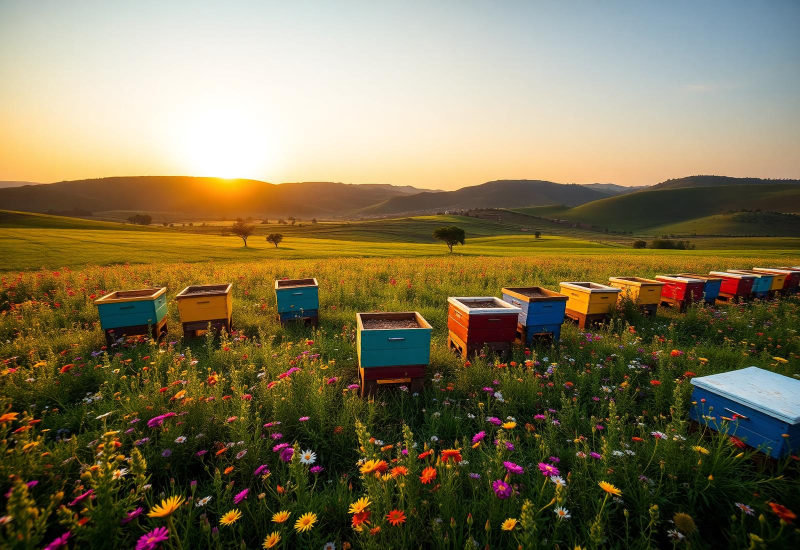
#> input picture src/assets/bee-farm.jpg, 1600 x 1100 px (shown at 1/2 size)
$ python remove_bg.py src/assets/bee-farm.jpg src/assets/bee-flower.jpg
#> lines starting #> are read from the running program, lines starting #| are printed output that depends on the picture
import sys
from PIL import Image

def make_transparent(input_path, output_path, tolerance=220):
#> called with input_path = 'src/assets/bee-farm.jpg', output_path = 'src/assets/bee-flower.jpg', tolerance = 210
    img = Image.open(input_path).convert("RGBA")
    datas = img.getdata()

    newData = []
    # Using a threshold approach: if all R, G, B are above tolerance, it's background
    # Since background is (240, 234, 222), a tolerance of 210 should catch it
    for item in datas:
        if item[0] >= tolerance and item[1] >= tolerance and item[2] >= tolerance:
            newData.append((255, 255, 255, 0))
        else:
            newData.append(item)
#> this loop made 1760000 passes
#> item on passes 1 to 3: (156, 171, 164, 255), (156, 171, 164, 255), (157, 172, 165, 255)
#> after the loop, newData = 1760000 items

    img.putdata(newData)
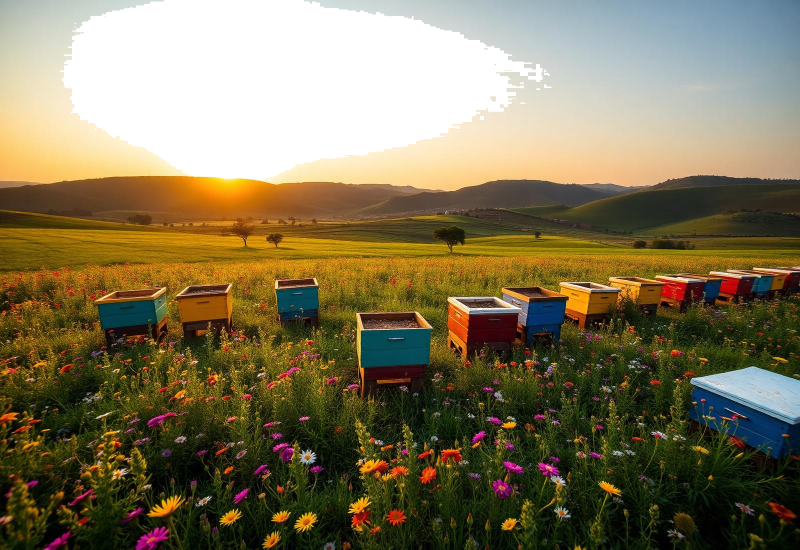
#> img: PIL image 1600x1100 RGBA (shown at 1/2 size); mean R, G, B, A 127.1, 116.4, 86.4, 219.7; transparent parts drawn white

    # Auto crop
    bbox = img.getbbox()
#> bbox = (0, 0, 1600, 1100)
    if bbox:
        img = img.crop(bbox)

    img.save(output_path, "PNG")

if __name__ == "__main__":
    make_transparent(sys.argv[1], sys.argv[2], 210)
    print(f"Processed {sys.argv[1]} -> {sys.argv[2]}")

$ run again, on src/assets/box.jpg
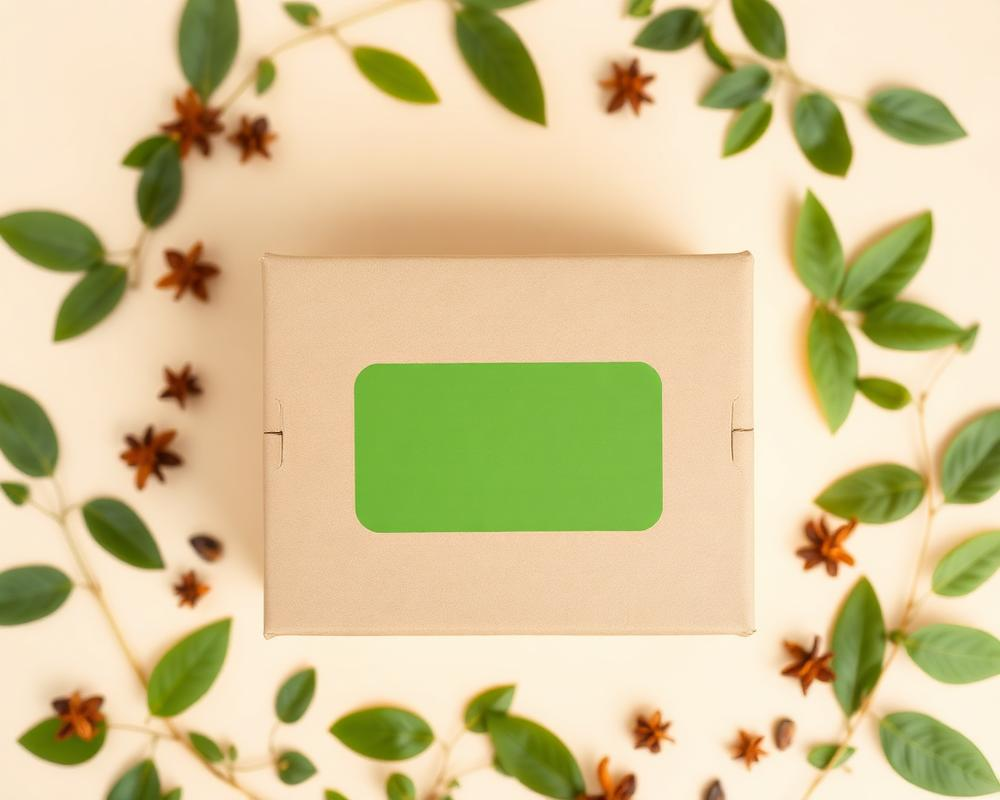
#> input picture src/assets/box.jpg, 1000 x 800 px
#> the loop in make_transparent, `for item in datas:` made 800000 passes
#> item on passes 1 to 3: (252, 236, 211, 255), (252, 236, 211, 255), (252, 236, 211, 255)
#> after the loop in make_transparent, `for item in datas:`: newData = 800000 items
#> in make_transparent, `img.putdata(newData)`:
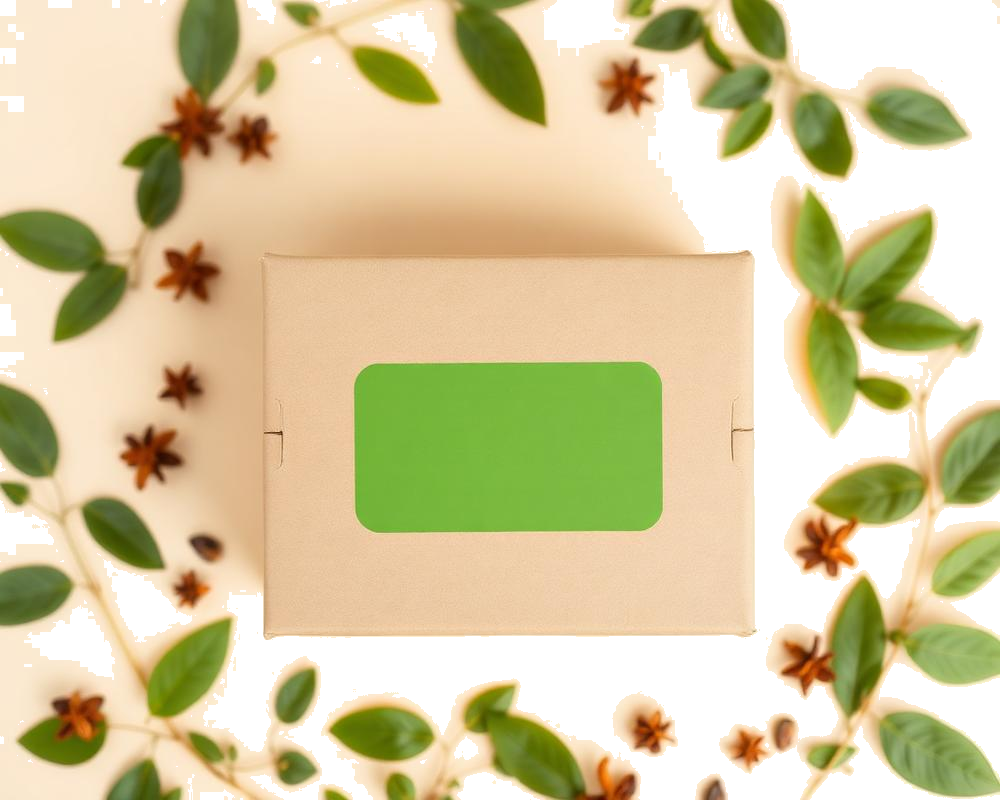
#> img: PIL image 1000x800 RGBA; mean R, G, B, A 212, 200.7, 157.5, 201.2; transparent parts drawn white
#> bbox = (0, 0, 1000, 800)

$ run again, on src/assets/family-honey.jpg
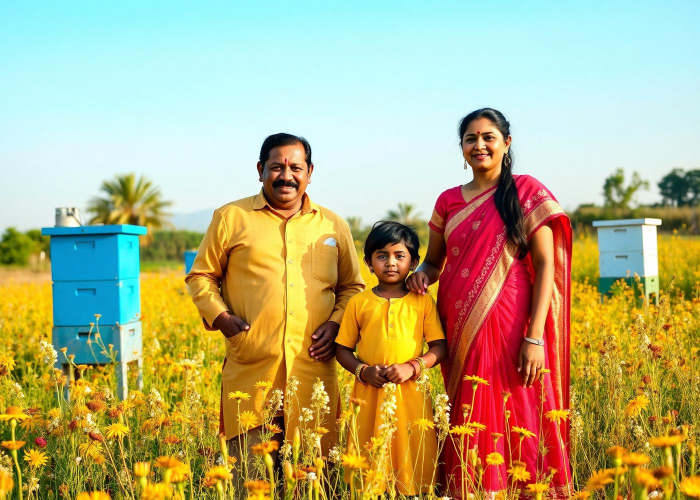
#> input picture src/assets/family-honey.jpg, 1400 x 1000 px (shown at 1/2 size)
#> the loop in make_transparent, `for item in datas:` made 1400000 passes
#> item on passes 1 to 3: (138, 244, 255, 255), (138, 244, 255, 255), (138, 244, 255, 255)
#> after the loop in make_transparent, `for item in datas:`: newData = 1400000 items
#> in make_transparent, `img.putdata(newData)`:
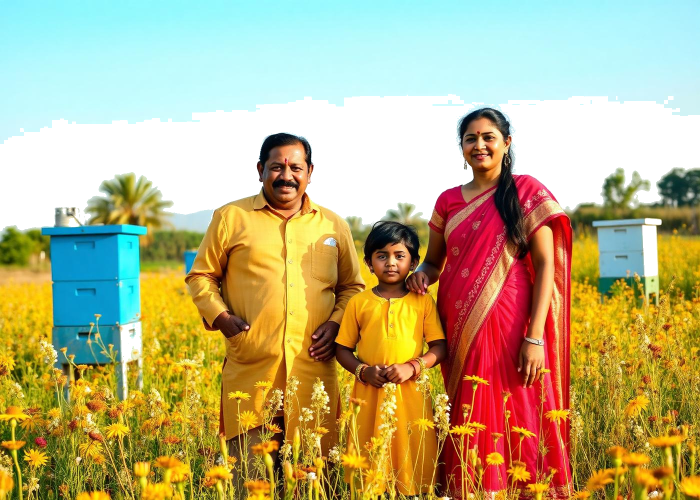
#> img: PIL image 1400x1000 RGBA (shown at 1/2 size); mean R, G, B, A 185.9, 173.2, 128, 213.2; transparent parts drawn white
#> bbox = (0, 0, 1400, 1000)
